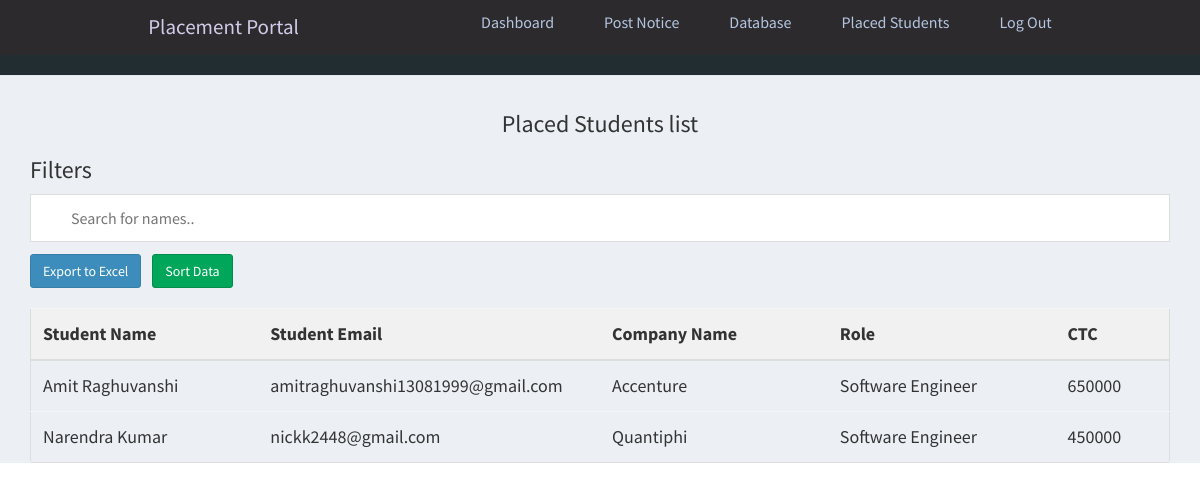
/admin/placed.php (signed in), run on the app's committed database.
### tables this page shows
CREATE TABLE `apply_job_post` (
  `id_apply` int(11) NOT NULL AUTO_INCREMENT,
  `id_jobpost` int(11) NOT NULL,
  `id_company` int(11) NOT NULL,
  `id_user` int(11) NOT NULL,
  `status` int(11) NOT NULL DEFAULT 2,
  PRIMARY KEY (`id_apply`)
);

CREATE TABLE `users` (
  `id_user` int(11) NOT NULL AUTO_INCREMENT,
  `firstname` varchar(255) NOT NULL,
  `lastname` varchar(255) NOT NULL,
  `email` varchar(255) NOT NULL,
  `password` varchar(255) NOT NULL,
  `address` text DEFAULT NULL,
  `city` varchar(255) DEFAULT NULL,
  `state` varchar(255) DEFAULT NULL,
  `contactno` varchar(255) DEFAULT NULL,
  `qualification` varchar(255) DEFAULT NULL,
  `stream` varchar(255) DEFAULT NULL,
  `passingyear` varchar(255) DEFAULT NULL,
  `dob` varchar(255) DEFAULT NULL,
  `age` varchar(255) DEFAULT NULL,
  `designation` varchar(255) DEFAULT NULL,
  `resume` varchar(255) DEFAULT NULL,
  `hash` varchar(255) DEFAULT NULL,
  `active` int(11) NOT NULL DEFAULT 2,
  `aboutme` text DEFAULT NULL,
  `skills` text DEFAULT NULL,
  `hsc` int(200) NOT NULL DEFAULT 0,
  `ssc` int(11) NOT NULL DEFAULT 0,
  `ug` int(11) NOT NULL DEFAULT 0,
  `pg` int(11) NOT NULL DEFAULT 0,
  PRIMARY KEY (`id_user`),
  UNIQUE KEY `email` (`email`)
);

CREATE TABLE `job_post` (
  `id_jobpost` int(11) NOT NULL AUTO_INCREMENT,
  `id_company` int(11) NOT NULL,
  `jobtitle` varchar(255) NOT NULL,
  `description` text NOT NULL,
  `package` varchar(255) NOT NULL,
  `cgpa` varchar(255) NOT NULL,
  `role` varchar(255) NOT NULL,
  `qualification` varchar(255) NOT NULL,
  `drive_date` timestamp NOT NULL DEFAULT current_timestamp(),
  PRIMARY KEY (`id_jobpost`)
);

### admin/placed.php (the view, shortened to what this page needs)
<?php
require_once("../db.php");
?>
<!DOCTYPE html>
<html>
<head>
    <link rel="stylesheet" href="https://cdnjs.cloudflare.com/ajax/libs/twitter-bootstrap/3.3.7/css/bootstrap.min.css">
    <link rel="stylesheet" href="https://cdnjs.cloudflare.com/ajax/libs/font-awesome/4.7.0/css/font-awesome.min.css">
    <link rel="stylesheet" href="https://cdnjs.cloudflare.com/ajax/libs/ionicons/2.0.1/css/ionicons.min.css">
    <link rel="stylesheet" href="../css/AdminLTE.min.css">
    <link rel="stylesheet" href="../css/_all-skins.min.css">
    <link rel="stylesheet" href="../css/custom.css">
</head>
<body class="hold-transition skin-green sidebar-mini">
    <div class="wrapper">
        <?php
        include 'header.php';
        ?>
        <div class="content-wrapper" style="margin-left: 0px;">
            <section id="candidates" class="content-header">
                <div class="container">
                    <div class="col md-4">
                        <h3 style="text-align: center;">Placed Students list </h3>
                        <h3>Filters</h3>
                        <input type="text" id="myInput" onkeyup="myFunction()" placeholder="Search for names..">
                        <a href="export1.php"><button type="submit1" name='export_excel_btn' class="btn btn-primary">Export to Excel</button></a>
                        <button type="submit1" onclick="sortTable()" name='export_excel_btn' style="margin-left: 8px;" class="btn btn-success">Sort Data</button>
                    </div>
                    <div class="row margin-top-20">
                        <div class="col-md-12">
                            <div class="box-body table-responsive no-padding">
                                <table id="example2" class="table table-hover">
                                    <tr class="header">
                                        <th style="width:20%;">Student Name</th>
                                        <th style="width:30%;">Student Email</th>
                                        <th style="width:20%;">Company Name</th>
                                        <th style="width:20%;">Role</th>
                                        <th style="width:20%;">CTC</th>
                                    </tr>
                                    <tbody>
                                        <?php
                                        $sql = "select * from users inner join apply_job_post INNER JOIN job_post where users.id_user = apply_job_post.id_user AND apply_job_post.id_jobpost = job_post.id_jobpost AND apply_job_post.status=0  ;";
                                        $result = $conn->query($sql);
                                        if ($result->num_rows > 0) {
                                            while ($row = $result->fetch_assoc()) {
                                        ?>
                                                <tr>
                                                    <td><?php echo $row['firstname'] . ' ' . $row['lastname']; ?></td>
                                                    <td><?php echo $row['email']; ?></td>
                                                    <td><?php echo $row['jobtitle']; ?></td>
                                                    <td><?php echo $row['role']; ?></td>
                                                    <td><?php echo $row['package']; ?></td>
                                                </tr>
                                        <?php
                                            }
                                        }
                                        ?>
                                    </tbody>
                                </table>
                            </div>
                        </div>
                    </div>
                </div>
        </div>
    </div>
</body>
</html>

### admin/header.php (shortened to what this page needs)
<header class="header">
    <nav class="navbar">
        <a href="dashboard.php" class="nav-logo">Placement Portal</a>
        <ul class="nav-menu">
            <li class="nav-item">
                <a href="index.php" class="nav-link">Dashboard</a>
            </li>
            <li class="nav-item">
                <a href="postnotice.php" class="nav-link">Post Notice</a>
            </li>
            <li class="nav-item">
                <a href="database.php" class="nav-link">Database</a>
            </li>
            <li class="nav-item">
                <a href="placed.php" class="nav-link">Placed Students</a>
            </li>
            <li class="nav-item">
                <a href="../logout.php" class="nav-link">Log Out</a>
            </li>
        </ul>
    </nav>
</header>

### css/custom.css (style rules this page uses)
.margin-top-20 { margin-top: 20px; }
li { color: aqua; }

### admin/header.php (style rules this page uses)
* { margin: 0; padding: 0; box-sizing: border-box; }
html { font-size: 62.5%; font-family: 'Roboto', sans-serif; }
li { list-style: none; }
a { text-decoration: none; }
.header { border-bottom: 1px solid #E2E8F0; }
.navbar { display: flex; justify-content: space-between; align-items: center; padding: 1rem 1.5rem; background-color: #2d2a2e; }
.nav-menu { display: flex; justify-content: space-between; align-items: center; }
.nav-item { margin-left: 5rem; }
.nav-link { font-size: 1.6rem; font-weight: 400; color: #b3c6e0; }
.nav-logo { font-size: 2.1rem; font-weight: 500; color: #d0cce9; }

### admin/placed.php (style rules this page uses)
#myInput { background-image: url('/css/searchicon.png'); background-position: 10px 12px; background-repeat: no-repeat; width: 100%; font-size: 16px; padding: 12px 20px 12px 40px; border: 1px solid #ddd; margin-bottom: 12px; }
#example2 { border-collapse: collapse; width: 100%; border: 1px solid #ddd; font-size: 18px; }
#example2 th, #example2 td { text-align: left; padding: 12px; }
#example2 tr { border-bottom: 1px solid #ddd; }
#example2 tr.header, #example2 tr:hover { background-color: #f1f1f1; }

### data on the page
apply_job_post: id_user.firstname "Amit", id_user.lastname "Raghuvanshi", id_user.email "amitraghuvanshi13081999@gmail.com", id_jobpost.jobtitle "Accenture", id_jobpost.role "Software Engineer", id_jobpost.package "650000"
apply_job_post: id_user.firstname "Narendra", id_user.lastname "Kumar", id_user.email "nickk2448@gmail.com", id_jobpost.jobtitle "Quantiphi", id_jobpost.role "Software Engineer", id_jobpost.package "450000"
